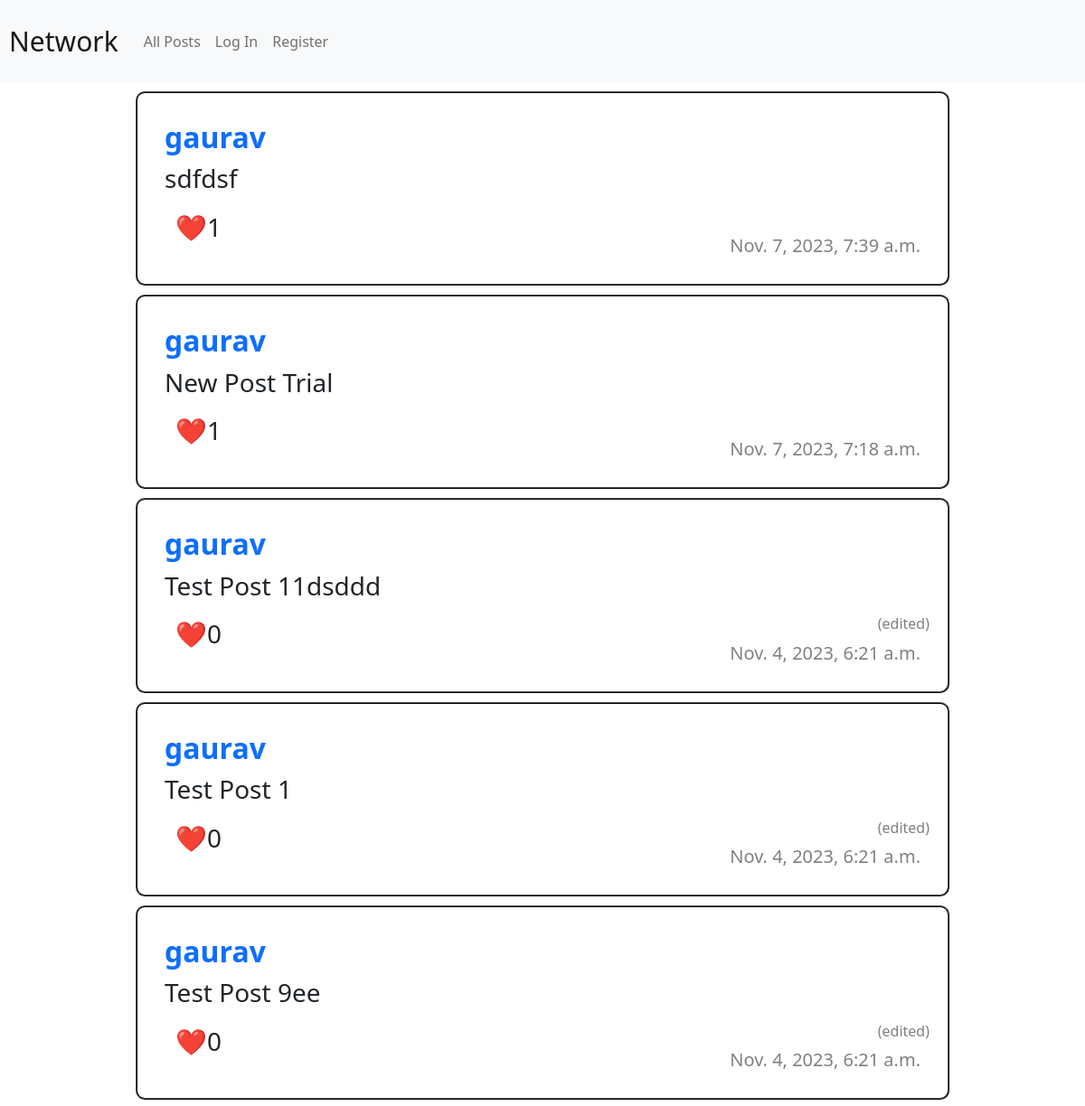
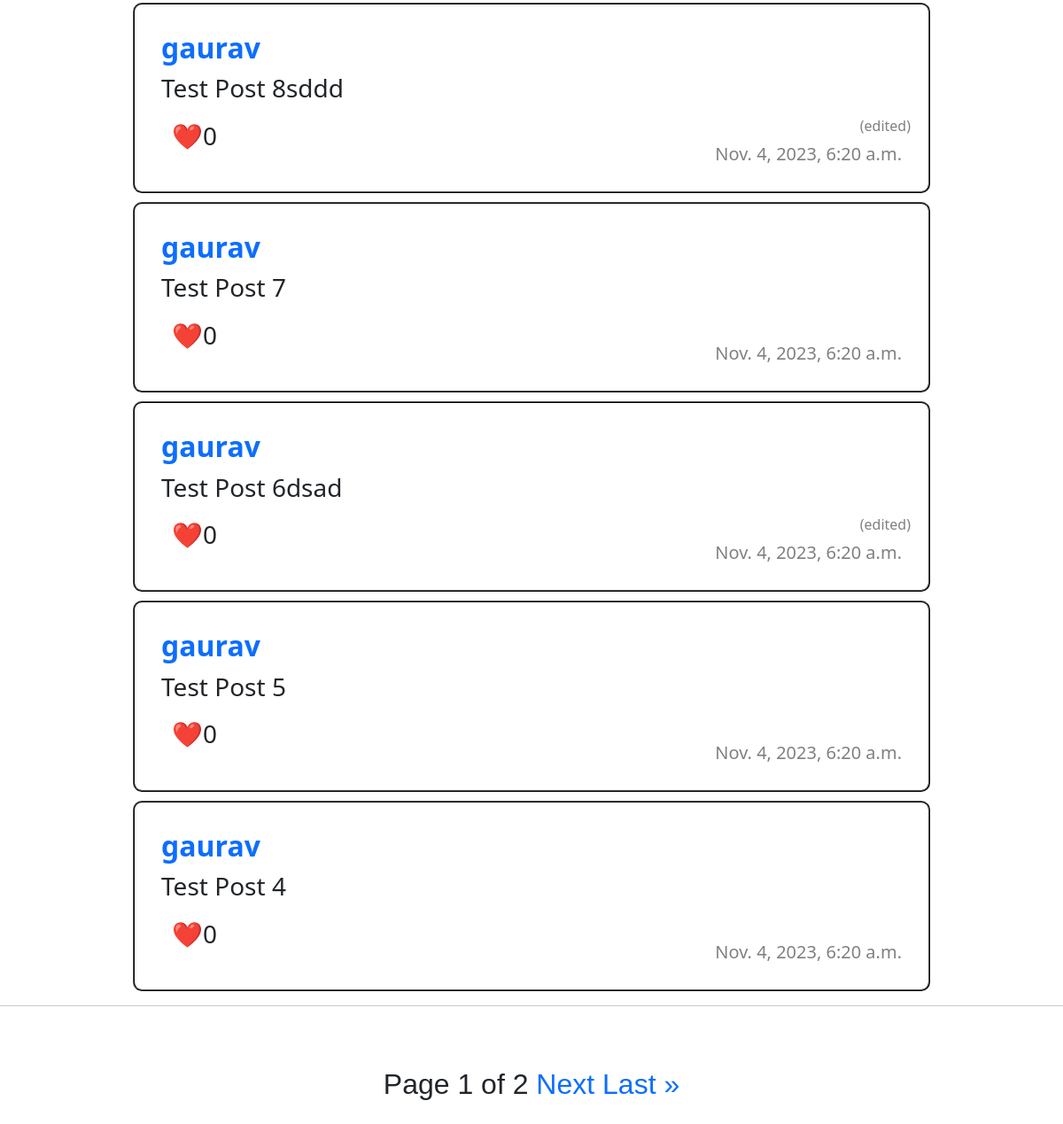
Before: / with the older database file (2 pictures, top to bottom).
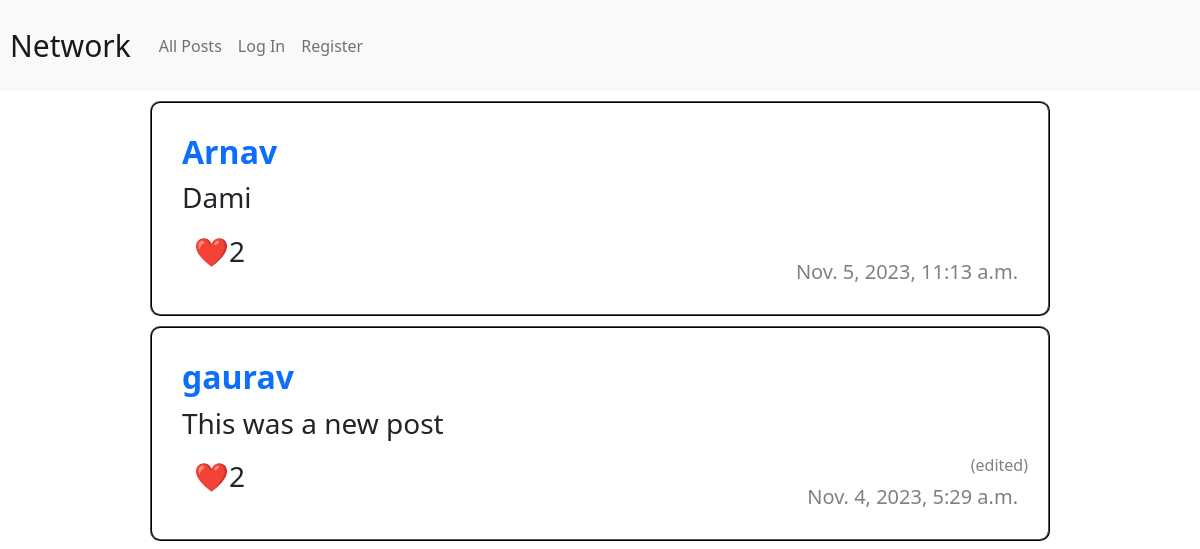
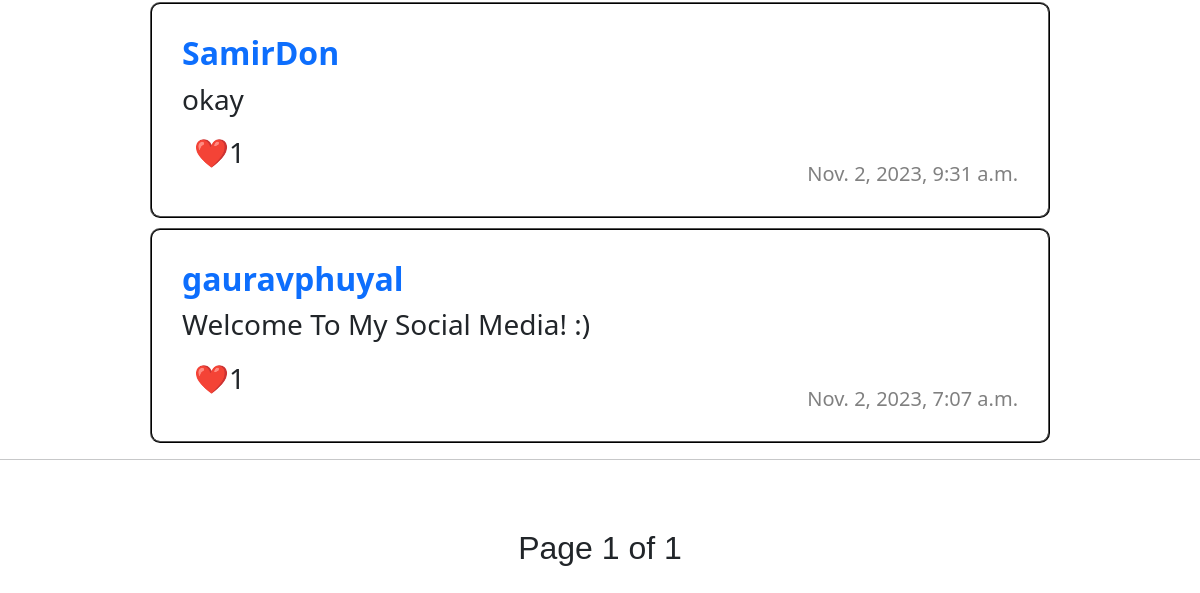
After: the same page with the newer database file (2 pictures, top to bottom).
### network/models.py (models this page shows, shortened)
class Post(models.Model):
    user = models.ForeignKey(User, on_delete=models.CASCADE)
    content = models.TextField()
    creation_date = models.DateTimeField(auto_now_add=True)
    likes = models.IntegerField(default=0)
    edited = models.BooleanField(default=False)
    likers = models.TextField(default="", null=True)

class User(AbstractUser):
    follower = models.TextField(default="", null=True)
    following = models.TextField(default="", null=True)
    pass

### network/views.py (the view)
# urls.py: path("", views.index, name="index"),
def index(request):
    posts = Post.objects.all().order_by('-creation_date')
    paginator = Paginator(posts, MAX_POSTS)
    page = request.GET.get('page')
    posts_paginator = paginator.get_page(page)
    return render(request, "network/index.html",{
       "posts" : posts,
       "page" : posts_paginator,
    })

### network/templates/network/index.html (shortened to what this page needs)
{% extends "network/layout.html" %}
{% load static %}
{% block body %}
{% if posts %}
    {% for post in page %}
        <div class="post">
            <a href="{% url "userpage" post.user.id %}"><h2>{{ post.user.username }}</h2></a>
            <h3 id="post-content-{{post.id}}">{{ post.content }}</h3>
            <ul class="likeul">
                <li>
                    <h3 id="likeButton{{ post.id }}"><a onclick="likepost(`{{ post.id }}`)">❤️ </a></h3>
                </li>
                <li>
                    <h3 id="likes{{ post.id }}">{{ post.likes }}</h3>
                </li>
            </ul>
            <h6 style="color: gray;text-align: right; visibility: hidden;" id="editedtag{{ post.id }}">(edited)</h1>
            <h5 style="text-align: right;">{{ post.creation_date }}</h5>
        </div>
    {% endfor %}
        {% else %}
            <center><h1 style="color: red; font-weight: Bolder; font-size: 900%;padding: 70px 0;">No posts :(</h1></center>
    {% endif %}
    <hr><br><br>
    <div class="pagination" style="display: inline;">
     <center>
     Page {{ page.number }} of {{page.paginator.num_pages}}
     {% if page.has_next %}
     <a href="?page={{ page.next_page_number }}">Next</a>
        <a href="?page={{ page.paginator.num_pages }}">Last &raquo</a>
     {% endif %}</center>
     <br></div>
{% endblock %}

Changed rows visible on the page:
removed Post: user.username "gaurav", content "sdfdsf", likes "1", creation_date "Nov. 7, 2023, 7:39 a.m."
removed Post: user.username "gaurav", content "New Post Trial", likes "1", creation_date "Nov. 7, 2023, 7:18 a.m."
removed Post: user.username "gaurav", content "Test Post 11dsddd", likes "0", creation_date "Nov. 4, 2023, 6:21 a.m."
removed Post: user.username "gaurav", content "Test Post 1", likes "0", creation_date "Nov. 4, 2023, 6:21 a.m."
removed Post: user.username "gaurav", content "Test Post 9ee", likes "0", creation_date "Nov. 4, 2023, 6:21 a.m."
removed Post: user.username "gaurav", content "Test Post 8sddd", likes "0", creation_date "Nov. 4, 2023, 6:20 a.m."
removed Post: user.username "gaurav", content "Test Post 7", likes "0", creation_date "Nov. 4, 2023, 6:20 a.m."
removed Post: user.username "gaurav", content "Test Post 6dsad", likes "0", creation_date "Nov. 4, 2023, 6:20 a.m."
removed Post: user.username "gaurav", content "Test Post 5", likes "0", creation_date "Nov. 4, 2023, 6:20 a.m."
removed Post: user.username "gaurav", content "Test Post 4", likes "0", creation_date "Nov. 4, 2023, 6:20 a.m."
added Post: user.username "Arnav", content "Dami", likes "2", creation_date "Nov. 5, 2023, 11:13 a.m."
now on this page (row edited): Post: user.username "gaurav", content "This was a new post", likes "2", creation_date "Nov. 4, 2023, 5:29 a.m."
now on this page (row edited): Post: user.username "SamirDon", content "okay", likes "1", creation_date "Nov. 2, 2023, 9:31 a.m."
now on this page (row unchanged): Post: user.username "gauravphuyal", content "Welcome To My Social Media! :)", likes "1", creation_date "Nov. 2, 2023, 7:07 a.m."
Other visible differences:
{{ page.paginator.num_pages }}: "2" → "1"
text no longer shown: "Next Last »"
